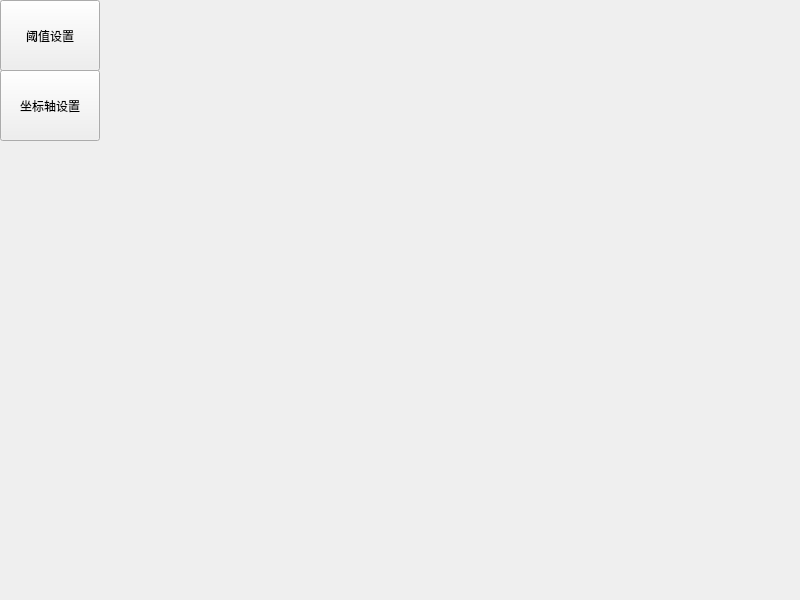
<?xml version="1.0" encoding="UTF-8"?>
<ui version="4.0">
 <class>Setting</class>
 <widget class="QWidget" name="Setting">
  <property name="geometry">
   <rect>
    <x>0</x>
    <y>0</y>
    <width>800</width>
    <height>600</height>
   </rect>
  </property>
  <property name="windowTitle">
   <string>Form</string>
  </property>
  <widget class="QPushButton" name="Page2">
   <property name="geometry">
    <rect>
     <x>0</x>
     <y>70</y>
     <width>100</width>
     <height>71</height>
    </rect>
   </property>
   <property name="toolTip">
    <string>&lt;html&gt;&lt;head/&gt;&lt;body&gt;&lt;p&gt;湿度&lt;/p&gt;&lt;/body&gt;&lt;/html&gt;</string>
   </property>
   <property name="styleSheet">
    <string notr="true"/>
   </property>
   <property name="text">
    <string>坐标轴设置</string>
   </property>
  </widget>
  <widget class="QPushButton" name="Page1">
   <property name="geometry">
    <rect>
     <x>0</x>
     <y>0</y>
     <width>100</width>
     <height>71</height>
    </rect>
   </property>
   <property name="toolTip">
    <string>&lt;html&gt;&lt;head/&gt;&lt;body&gt;&lt;p&gt;温度&lt;/p&gt;&lt;/body&gt;&lt;/html&gt;</string>
   </property>
   <property name="text">
    <string>阈值设置</string>
   </property>
  </widget>
  <widget class="QStackedWidget" name="stackedWidget">
   <property name="geometry">
    <rect>
     <x>100</x>
     <y>0</y>
     <width>700</width>
     <height>400</height>
    </rect>
   </property>
   <property name="currentIndex">
    <number>0</number>
   </property>
   <widget class="Threshold" name="page_3"/>
   <widget class="Range" name="page_4"/>
  </widget>
 </widget>
 <customwidgets>
  <customwidget>
   <class>Threshold</class>
   <extends>QWidget</extends>
   <header location="global">threshold.h</header>
   <container>1</container>
  </customwidget>
  <customwidget>
   <class>Range</class>
   <extends>QWidget</extends>
   <header location="global">range.h</header>
   <container>1</container>
  </customwidget>
 </customwidgets>
 <resources/>
 <connections/>
</ui>
